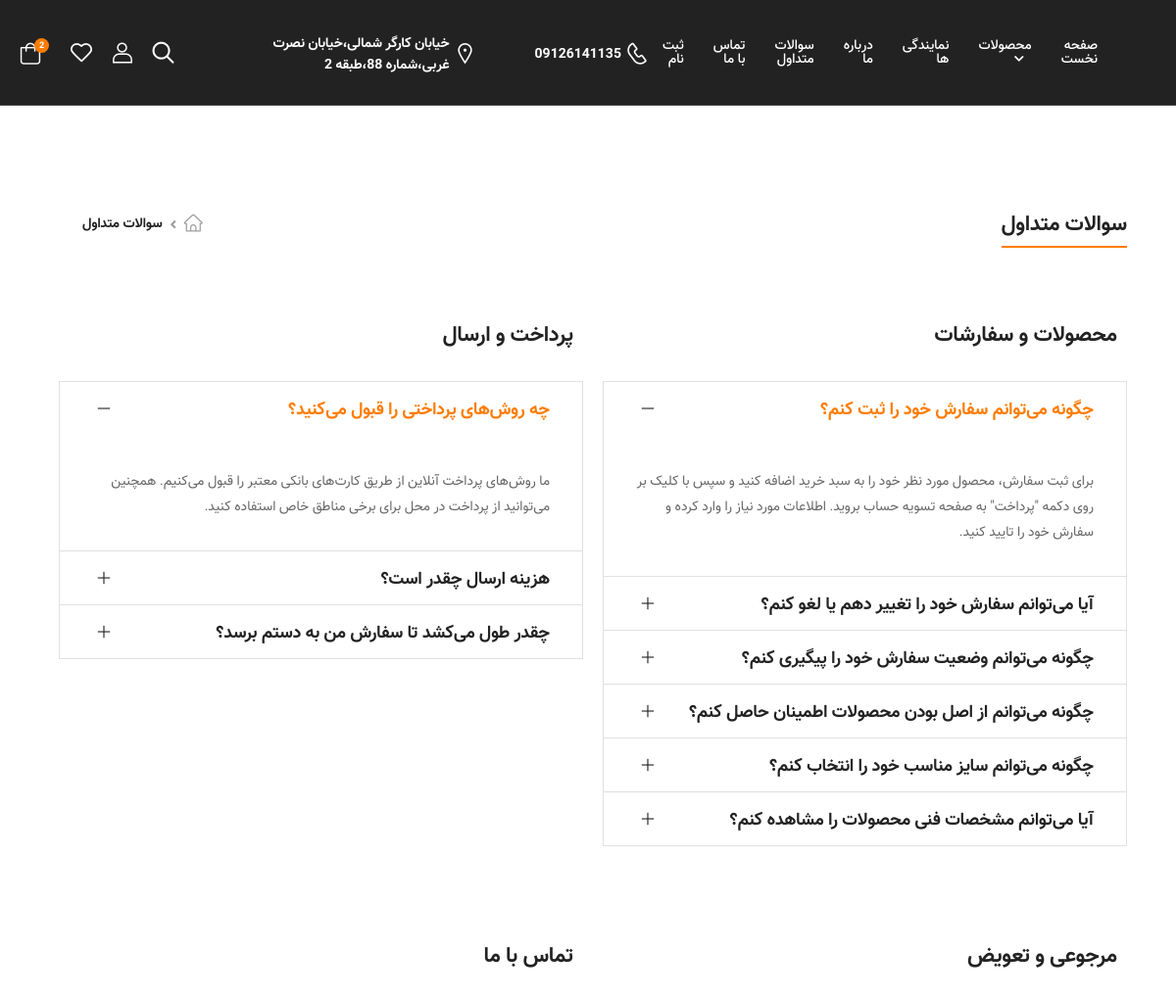
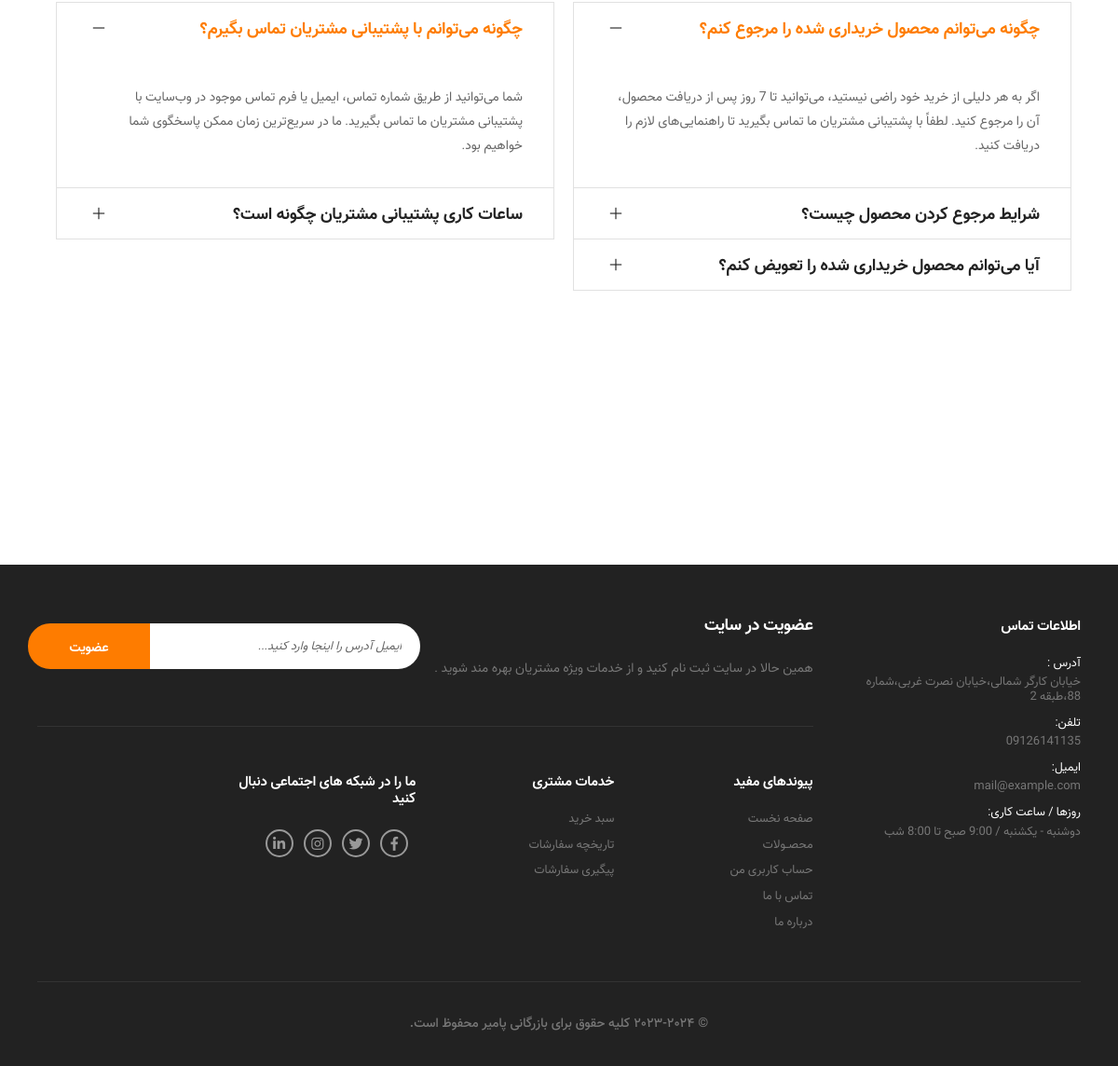
The page /question/ on the database its author committed (2 pictures, top to bottom).
### main_app/models.py (models this page shows, shortened)
class staticContentClass(models.Model):
    key=models.CharField(max_length=10)
    text=RichTextField()
    title=models.CharField(max_length=100,null=True)

class questionClass(models.Model):
    title=models.CharField(max_length=200)
    description=RichTextField()

class questionBClass(models.Model):
    title=models.CharField(max_length=200)
    description=RichTextField()

class questionCClass(models.Model):
    title=models.CharField(max_length=200)
    description=RichTextField()

class questionDClass(models.Model):
    title=models.CharField(max_length=200)
    description=RichTextField()

### main_app/views.py (the view)
# urls.py: path('question/', question),
def question(request):
    stc=staticContentClass.objects.filter(key='question')
    faq=questionClass.objects.all()
    faqB=questionBClass.objects.all()
    faqC=questionCClass.objects.all()
    faqD=questionDClass.objects.all()
    return render(request,"main_app/question.html",context={"cnt":stc,"faq":faq,"faqB":faqB,"faqC":faqC,"faqD":faqD})

### main_app/templates/main_app/question.html (shortened to what this page needs)
{%extends 'main_app/layout.html'%}
{%load static%}
{%block 'titleA'%}
سوالات متداول
{%endblock%}
{%block 'titleB'%}
<li><a href="/question" class="active">سوالات متداول</a></li>
{%endblock%}
{%block 'content'%}
<section class="banner-section pt-md-6 pb-8 appear-animate">
    <div class="container">
        <div class="row">
            <div class="col-md-6 ">
                <h2 class="title pl-2 pr-2 ls-m text-right ">{{cnt.0.title}}</h2>
                <div class="accordion accordion-border accordion-boxed accordion-plus">
                    {%for i in faq%}
                    {%if i.id == 3 %}
                    <div class="card">
                        <div class="card-header">
                            <a href="#collapse3-4" class="collapse">{{i.title}}</a>
                        </div>
                        <div id="collapse3-4" class="expanded">
                            <div class="card-body">
                                <p>{{i.description | safe}}</p>
                            </div>
                        </div>
                    </div>
                    {%else%}
                    <div class="card">
                        <div class="card-header">
                            <a href="#collapse4-3" class="expand">{{i.title}}</a>
                        </div>
                    </div>
                    {%endif%}
                    {%endfor%}
                </div>
            </div>
            <div class="col-md-6 ">
                <h2 class="title pl-2 pr-2 ls-m">{{cnt.1.title }}</h2>
                <div class="accordion accordion-border accordion-boxed accordion-plus">
                    {%for i in faqB%}
                    {%if i.id == 1 %}
                    <div class="card">
                        <div class="card-header">
                            <a href="#collapse2-1" class="collapse">{{i.title}}</a>
                        </div>
                        <div id="collapse2-1" class="expanded">
                            <div class="card-body">
                                <p> {{i.description | safe}}
                                   </p>
                            </div>
                        </div>
                    </div>
                    {%else%}
                    <div class="card">
                        <div class="card-header">
                            <a href="#collapse2-2" class="expand">{{i.title}}</a>
                        </div>
                    </div>
                    {%endif%}
                    {%endfor%}
                </div>
            </div>
        </div>
        <div class="row mt-10 pt-10">
            <div class="col-md-6 ">
                <h2 class="title pl-2 pr-2 ls-m text-right ">{{cnt.2.title}}</h2>
                <div class="accordion accordion-border accordion-boxed accordion-plus">
                    {%for i in faqC%}
                    {%if i.id == 1 %}
                    <div class="card">
                        <div class="card-header">
                            <a href="#collapse3-4" class="collapse">{{i.title}}</a>
                        </div>
                        <div id="collapse3-4" class="expanded">
                            <div class="card-body">
                                <p>{{i.description | safe}}</p>
                            </div>
                        </div>
                    </div>
                    {%else%}
                    <div class="card">
                        <div class="card-header">
                            <a href="#collapse4-3" class="expand">{{i.title}}</a>
                        </div>
                    </div>
                    {%endif%}
                    {%endfor%}
                </div>
            </div>
            <div class="col-md-6 ">
                <h2 class="title pl-2 pr-2 ls-m">{{cnt.3.title }}</h2>
                <div class="accordion accordion-border accordion-boxed accordion-plus">
                    {%for i in faqD%}
                    {%if i.id == 1 %}
                    <div class="card">
                        <div class="card-header">
                            <a href="#collapse2-1" class="collapse">{{i.title}}</a>
                        </div>
                        <div id="collapse2-1" class="expanded">
                            <div class="card-body">
                                <p> {{i.description | safe}}
                                   </p>
                            </div>
                        </div>
                    </div>
                    {%else%}
                    <div class="card">
                        <div class="card-header">
                            <a href="#collapse2-2" class="expand">{{i.title}}</a>
                        </div>
                    </div>
                    {%endif%}
                    {%endfor%}
                </div>
            </div>
        </div>
    </div>
</section>
{%endblock%}

### rows shown on the page
staticContentClass: title "محصولات و سفارشات"
questionClass: title "چگونه می‌توانم سفارش خود را ثبت کنم؟", description "برای ثبت سفارش، محصول مورد نظر خود را به سبد خرید اضافه کنید و سپس با کلیک بر روی دکمه \"پرداخت\" به صفحه تسویه حساب بروید. اطلاعات مورد نیاز را وارد کرده و سفارش خود را تایید کنید."
questionClass: title "آیا می‌توانم سفارش خود را تغییر دهم یا لغو کنم؟"
questionClass: title "چگونه می‌توانم وضعیت سفارش خود را پیگیری کنم؟"
questionClass: title "چگونه می‌توانم از اصل بودن محصولات اطمینان حاصل کنم؟"
questionClass: title "چگونه می‌توانم سایز مناسب خود را انتخاب کنم؟"
questionClass: title "آیا می‌توانم مشخصات فنی محصولات را مشاهده کنم؟"
staticContentClass: title "پرداخت و ارسال"
questionBClass: title "چه روش‌های پرداختی را قبول می‌کنید؟", description "ما روش‌های پرداخت آنلاین از طریق کارت‌های بانکی معتبر را قبول می‌کنیم. همچنین می‌توانید از پرداخت در محل برای برخی مناطق خاص استفاده کنید."
questionBClass: title "هزینه ارسال چقدر است؟"
questionBClass: title "چقدر طول می‌کشد تا سفارش من به دستم برسد؟"
staticContentClass: title "مرجوعی و تعویض"
questionCClass: title "چگونه می‌توانم محصول خریداری شده را مرجوع کنم؟", description "اگر به هر دلیلی از خرید خود راضی نیستید، می‌توانید تا 7 روز پس از دریافت محصول، آن را مرجوع کنید. لطفاً با پشتیبانی مشتریان ما تماس بگیرید تا راهنمایی‌های لازم را دریافت کنید."
questionCClass: title "شرایط مرجوع کردن محصول چیست؟"
questionCClass: title "آیا می‌توانم محصول خریداری شده را تعویض کنم؟"
staticContentClass: title "تماس با ما"
questionDClass: title "چگونه می‌توانم با پشتیبانی مشتریان تماس بگیرم؟", description "شما می‌توانید از طریق شماره تماس، ایمیل یا فرم تماس موجود در وب‌سایت با پشتیبانی مشتریان ما تماس بگیرید. ما در سریع‌ترین زمان ممکن پاسخگوی شما خواهیم بود."
questionDClass: title "ساعات کاری پشتیبانی مشتریان چگونه است؟"
